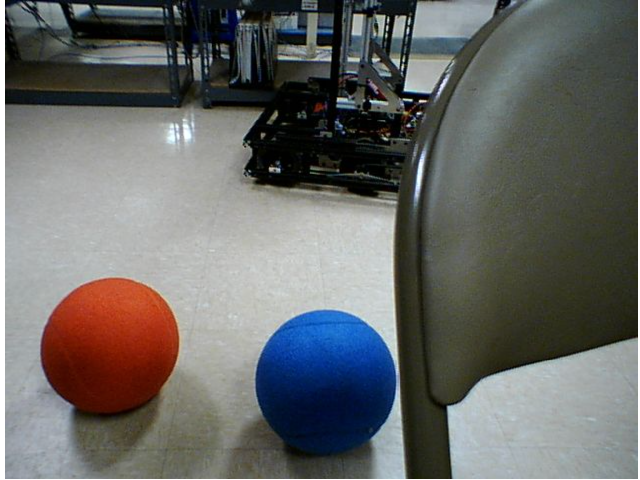
#> input picture src/main/java/frc/robot/Vision/Vision Samples/Balls1.png, 640 x 480 px
$ python -i 2022local_testing.py   (imports and definitions only)
#> lines starting #> are read from the running program, lines starting #| are printed output that depends on the picture; after the words box and inside, x2 and y2 are one past the last pixel; in counts of white or black regions, pixels touching at a corner belong together
#> further down, picture is the input picture: shape (480, 640, 3); mean B, G, R 102.8, 104.6, 103.8
import math
import time
import glob
import re
from sqlite3 import Time

import cv2
import numpy as np

vision_directory = 'src/main/java/frc/robot/vision/'

# [317 lines left out: functions processSimple, processBlob, not called in this run]

def processHough(input_img):
    radius = 18
    ksize = (2 * round(radius) + 1)

    #Red Ball
    '''
    redHue = [0, 12]
    redSat = [109, 255]
    redVal = [58, 255]
    '''

    #Blue ball
    blueHue = [86, 116]
    blueSat = [155, 255]
    blueVal = [0, 255]

    #Yellow Ball params
    #yelHue = [18,49]
    #yelSat = [52,255]
    #yelVal = [166,255]

    current_frame = 0

    cirlces = []

    print('Blue ball vision setup complete')

    try:

        #start_time = time.time() #Use this to get FPS below

        # Notify output of error and skip iteration

        '''
        print('Writing gray image')
        cv2.imwrite('Sanity.jpg', gray)
        '''

        mask = cv2.cvtColor(input_img, cv2.COLOR_BGR2HSV)
#> mask: shape (480, 640, 3); mean H, S, V 59.5, 63.9, 113.9
        mask = cv2.blur(mask, (ksize, ksize))
#> mask: shape (480, 640, 3); mean H, S, V 59.6, 63.9, 113.6

        mask = cv2.inRange(mask, (blueHue[0], blueSat[0], blueVal[0]),
                            (blueHue[1], blueSat[1], blueVal[1]))
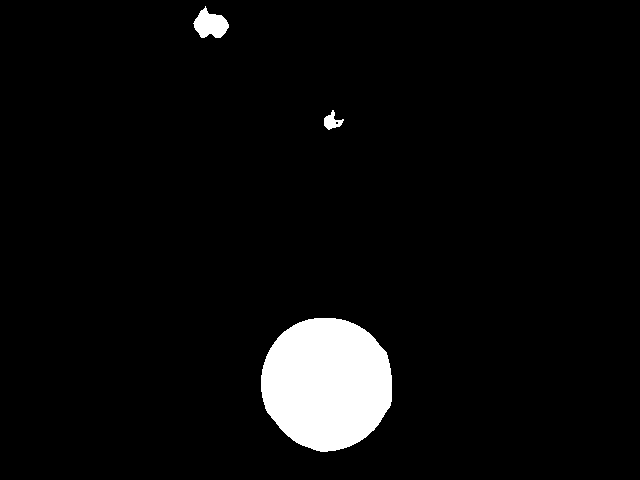
#> mask: shape (480, 640); 4.8% white; 3 white regions, box (x1, y1, x2, y2) and area: (261, 318, 392, 452) 13786, (193, 6, 229, 38) 712, (324, 110, 344, 130) 202


        #cimg = cv2.cvtColor(input_img, cv2.COLOR_BGR2GRAY)

        cv2.imwrite('mask.jpg', mask)
        cimg = mask

        input_img_gray = cv2.cvtColor(input_img, cv2.COLOR_BGR2GRAY)
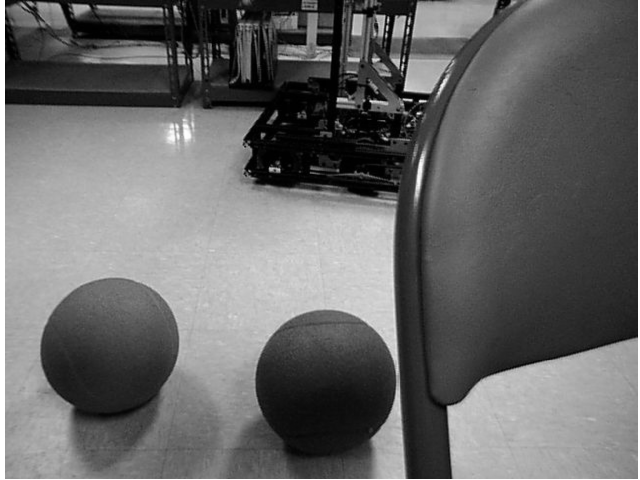
#> input_img_gray: shape (480, 640); min 0, max 255, mean 104.2
        cimg = cv2.bitwise_not(mask)

        #cimg = cv2.cvtColor(img,cv2.COLOR_GRAY2BGR)

        #If you need to redo tuning, start param1 at 200 and work down, start param2 at 0 and work up.
        circles = cv2.HoughCircles(cimg, cv2.HOUGH_GRADIENT, 2, 100.0, param1=200, param2=20, minRadius = 10, maxRadius = 100)
#> circles = [[323, 383, 67.6], [215, 25, 11.6]]
        #circles = cv2.HoughCircles(cimg, cv2.HOUGH_GRADIENT, 1.2, 100)
        circles = np.uint16(np.around(circles))
#> circles = [[323, 383, 68], [215, 25, 12]]


        for i in circles[0,:]:
            # draw the outer circle
            cv2.circle(input_img,(i[0],i[1]),i[2],(0,255,0),2)
            # draw the center of the circle
            cv2.circle(input_img,(i[0],i[1]),2,(0,0,255),3)

            print('x: ', i[0], 'y: ', i[1])
#> this loop made 2 passes
#| x:  323 y:  383
#| x:  215 y:  25
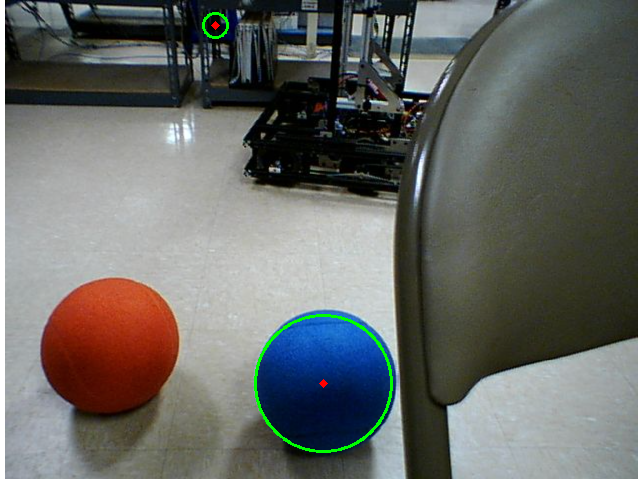
#> input_img: shape (480, 640, 3); 0.53% of pixels changed, all inside (x1, y1, x2, y2) = (202, 12, 393, 453)


        cv2.imwrite('Hough.jpg', input_img)
        print('Writing hough circles...')

        '''
        input_img = cv2.blur(input_img, (ksize, ksize))

        mask = cv2.inRange(input_img, (blueHue[0], blueSat[0], blueVal[0]),
                            (blueHue[1], blueSat[1], blueVal[1]))
        '''

        return input_img

    except Exception as e:
        print('Error: ', e)

# [1 line not run here, left out]

sample_directory = 'Vision Samples/'
output_directory = 'testing_output/'
file = '*'
# [22 lines not run here, left out]

>>> import cv2
>>> picture = cv2.imread('Vision Samples/Balls1.png')
>>> result = processHough(picture)

$ run again, on src/main/java/frc/robot/Vision/Vision Samples/Balls3.png
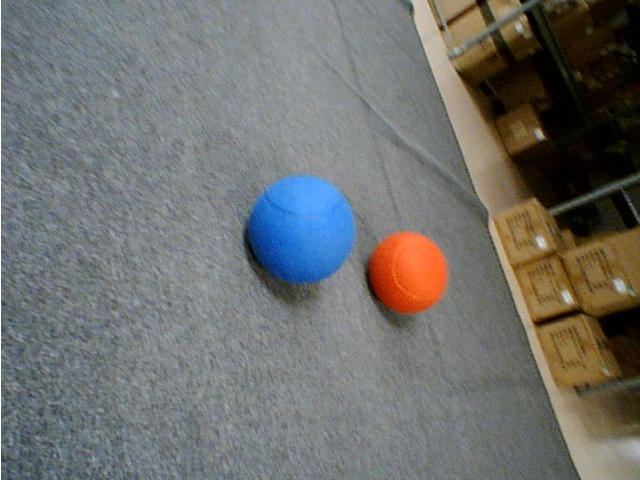
#> input picture src/main/java/frc/robot/Vision/Vision Samples/Balls3.png, 640 x 480 px
#> picture is the input picture: shape (480, 640, 3); mean B, G, R 110.1, 112.3, 111.3
#> in processHough, `mask = cv2.inRange(mask, (blueHue[0], blueSat[0], blueVal[0]), (blueHu..`:
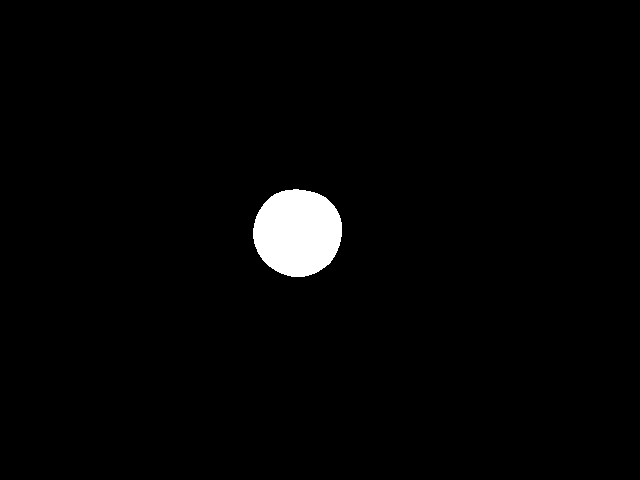
#> mask: shape (480, 640); 2% white; 1 white region, box (x1, y1, x2, y2) and area: (253, 189, 342, 277) 6168
#> circles = [[297, 231, 45]]
#> the loop in processHough, `for i in circles[0,:]:` made 1 pass
#> (printed output is left out)
#> after the loop in processHough, `for i in circles[0,:]:`:
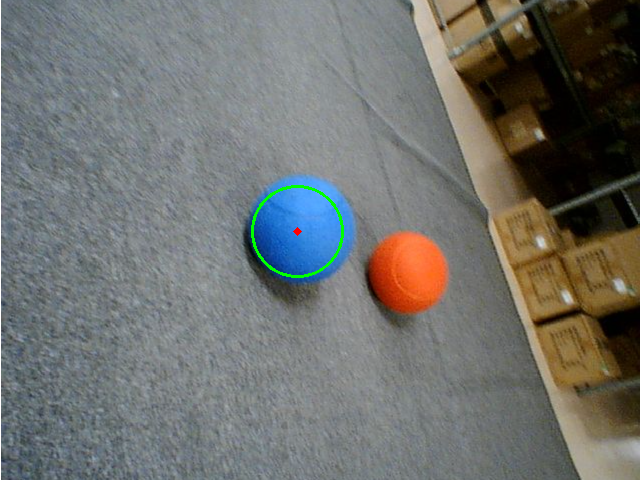
#> input_img: shape (480, 640, 3); 0.29% of pixels changed, all inside (x1, y1, x2, y2) = (251, 185, 344, 278)
